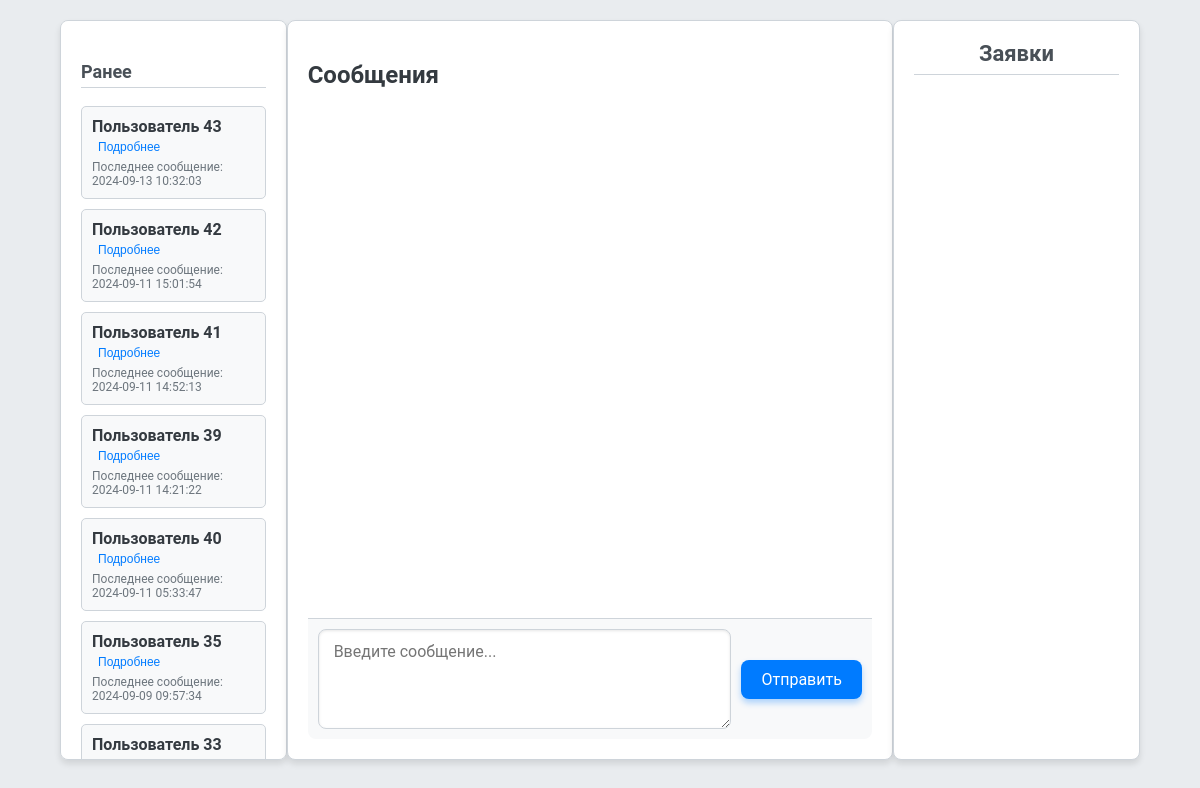
Screenshot of /admin_panel with the database file from the repository.
### tables this page shows
CREATE TABLE users (
    id INTEGER PRIMARY KEY AUTOINCREMENT,
    session_id TEXT UNIQUE,
    page_url TEXT,
    user_agent TEXT
);

### app.py (the view, shortened to what this page needs)
@app.route('/admin_panel')
def admin_panel():
    cursor.execute('''
        SELECT users.id, users.session_id, users.page_url, users.user_agent,
               MAX(messages.timestamp) as last_message_time
        FROM users
        LEFT JOIN messages ON users.id = messages.user_id
        GROUP BY users.id
        ORDER BY last_message_time DESC
    ''')
    users_data = cursor.fetchall()
    today = datetime.now().date()
    yesterday = today - timedelta(days=1)
    users = []
    for user in users_data:
        user_id, session_id, page_url, user_agent, last_message_time = user
        if last_message_time is None:
            time_category = 'Ранее'
        else:
            last_message_date = datetime.strptime(last_message_time, '%Y-%m-%d %H:%M:%S').date()
            if last_message_date == today:
                time_category = 'Сегодня'
            elif last_message_date == yesterday:
                time_category = 'Вчера'
            else:
                time_category = 'Ранее'
        users.append({
            'session_id': session_id,
            'page_url': page_url,
            'user_agent': user_agent,
            'display_name': f"Пользователь {user_id}",
            'time_category': time_category,
            'last_message_time': last_message_time if last_message_time else 'Нет сообщений'
        })
    cursor.execute('''
        SELECT name, phone, message, timestamp FROM requests ORDER BY timestamp DESC
    ''')
    requests_data = cursor.fetchall()
    requests = []
    return render_template('admin_panel.html', users=users, requests=requests)

### app.py (called while the page is built)
@app.after_request
def after_request(response):
    allowed_origins = ["https://test.letbefit.ru", 'https://another-allowed-origin.com']
    origin = request.headers.get('Origin')
    if origin in allowed_origins:
        response.headers.add('Access-Control-Allow-Origin', origin)
    response.headers.add('Access-Control-Allow-Credentials', 'true')
    response.headers.add('Access-Control-Allow-Headers', 'Content-Type,Authorization')
    response.headers.add('Access-Control-Allow-Methods', 'GET,PUT,POST,DELETE,OPTIONS')
    return response

### templates/admin_panel.html (shortened to what this page needs)
<!DOCTYPE html>
<html lang="ru">
<head>
</head>
<body>
    <div class="container">
        <div class="sidebar" id="sidebar">
            <div class="users active" id="user-list">
                {% for user in users %}
                    {% if loop.first or users[loop.index0 - 1].time_category != user.time_category %}
                        <h3>{{ user.time_category }}</h3>
                    {% endif %}
                    <div class="user-list-item {% if user.has_request %}has-request{% endif %}"
                         data-session-id="{{ user.session_id }}"
                         onclick="selectUser(this); loadUserMessages('{{ user.session_id }}')">
                        <strong>{{ user.display_name }}</strong>
                        <button class="toggle-details" onclick="toggleDetails(this)">Подробнее</button>
                        <div class="last-message-time">Последнее сообщение: {{ user.last_message_time }}</div>
                    </div>
                {% endfor %}
            </div>
        </div>
        <div class="content" id="messages-container">
            <h2 id="messages-header">Сообщения</h2>
            <div class="messages" id="messages">
            </div>
            <div class="message-input-container" id="message-input-container">
                <textarea id="admin-message-input" placeholder="Введите сообщение..."></textarea>
                <button id="send-admin-message">Отправить</button>
            </div>
        </div>
        <div class="requests-column" id="requests-container">
            <h2>Заявки</h2>
        </div>
    </div>
</body>
</html>

### templates/admin_panel.html (style rules this page uses)
body { font-family: 'Roboto', sans-serif; background-color: #e9ecef; margin: 0; padding: 0; color: #343a40; }
h3 { font-size: 18px; color: #495057; margin-top: 20px; border-bottom: 1px solid #ced4da; padding-bottom: 5px; }
.user-list-item { margin-top: 10px; padding: 10px; border: 1px solid #ced4da; border-radius: 5px; background-color: #f8f9fa; position: relative; word-wrap: break-word; }
.user-list-item .last-message-time { font-size: 12px; color: #6c757d; margin-top: 5px; }
.user-list-item .toggle-details { background-color: transparent; border: none; color: #007bff; cursor: pointer; font-size: 12px; }
.container { width: 90%; margin: 20px auto; display: flex; justify-content: space-between; height: calc(100vh - 60px); }
.sidebar { width: 18%; background-color: #ffffff; border: 1px solid #ced4da; border-radius: 8px; padding: 20px; box-shadow: 0 4px 6px rgba(0, 0, 0, 0.1); max-height: calc(100vh - 10px); overflow-y: auto; }
.content { width: 55%; background-color: #ffffff; border: 1px solid #ced4da; border-radius: 8px; padding: 20px; box-shadow: 0 4px 6px rgba(0, 0, 0, 0.1); display: flex; flex-direction: column; justify-content: space-between; }
.requests-column { width: 20%; background-color: #ffffff; border: 1px solid #ced4da; border-radius: 8px; padding: 20px; box-shadow: 0 4px 6px rgba(0, 0, 0, 0.1); max-height: calc(100vh - 10px); overflow-y: auto; }
.messages { flex-grow: 1; height: 80%; overflow-y: auto; max-height: calc(100vh - 150px); overflow-y: auto; }
.active { display: block !important; }
.requests-column h2 { text-align: center; margin-top: 0; font-size: 22px; color: #495057; border-bottom: 1px solid #ced4da; padding-bottom: 8px; margin-bottom: 15px; }
.message-input-container { display: flex; align-items: center; justify-content: space-between; padding: 10px; box-sizing: border-box; width: 100%; background-color: #f8f9fa; border-top: 1px solid #ced4da; border-radius: 0 0 8px 8px; }
.message-input-container textarea { flex-grow: 1; margin-right: 10px; padding: 12px 15px; height: 100px; border-radius: 8px; border: 1px solid #ced4da; font-size: 16px; font-family: 'Roboto', sans-serif; box-sizing: border-box; outline: none; transition: box-shadow 0.3s ease; box-shadow: inset 0 1px 3px rgba(0, 0, 0, 0.1); }
.message-input-container button { flex-shrink: 0; padding: 10px 20px; background-color: #007bff; color: white; border: none; border-radius: 8px; cursor: pointer; font-size: 16px; font-family: 'Roboto', sans-serif; box-shadow: 0 4px 6px rgba(0, 123, 255, 0.3); transition: background-color 0.3s ease, box-shadow 0.3s ease; }

### rows the page displays
users: time_category "Ранее", display_name "Пользователь 43", last_message_time "2024-09-13 10:32:03"
users: display_name "Пользователь 42", last_message_time "2024-09-11 15:01:54"
users: display_name "Пользователь 41", last_message_time "2024-09-11 14:52:13"
users: display_name "Пользователь 39", last_message_time "2024-09-11 14:21:22"
users: display_name "Пользователь 40", last_message_time "2024-09-11 05:33:47"
users: display_name "Пользователь 35", last_message_time "2024-09-09 09:57:34"
users: display_name "Пользователь 33"
